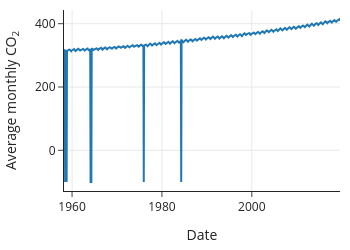

The code cell stored with this chart in its notebook:
### Markdown cell above
Since scientific studies tend to have very clean data, it's tempting to jump right in and make a plot to see how CO<sub>2</sub> monthly averages have changed. The field `DecDate` conveniently represents the month and year as a numeric feature, so we can easily make a line plot:

### Code cell
px.line(co2, x='DecDate', y='Avg', width=350, height=250,
        labels={'DecDate':'Date', 'Avg':'Average monthly CO<sub>2</sub>'}).show()

### Figure 1 — Plotly figure (JSON) as saved in the notebook; plotly's stock layout.template omitted (floating-point values rounded to 4 significant figures; data arrays with more than 128 entries replaced by an {"elided": "..."} marker saying what was removed)
{"data": [{"hovertemplate": "Date=%{x}<br>Average monthly CO<sub>2</sub>=%{y}<extra></extra>", "legendgroup": "", "line": {"color": "#1F77B4", "dash": "solid"}, "marker": {"symbol": "circle"}, "mode": "lines", "name": "", "orientation": "v", "showlegend": false, "type": "scatter", "x": {"elided": "738 float values"}, "xaxis": "x", "y": {"elided": "738 float values"}, "yaxis": "y"}], "layout": {"height": 250, "legend": {"tracegroupgap": 0}, "width": 350, "xaxis": {"anchor": "y", "domain": [0, 1], "title": {"text": "Date"}}, "yaxis": {"anchor": "x", "domain": [0, 1], "title": {"text": "Average monthly CO<sub>2</sub>"}}}}
